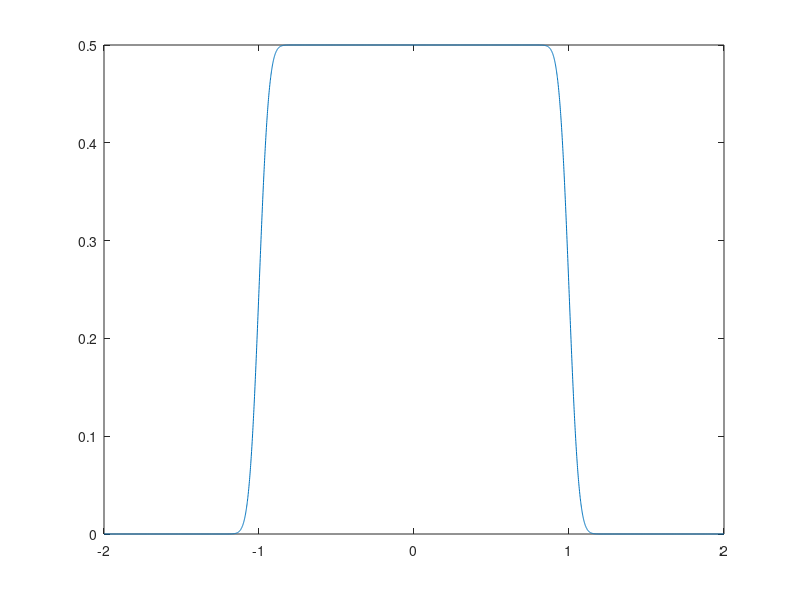

The MATLAB source for this figure:
%{
samples = 1e6;
sig = -1 + 2*rand(1,samples) + normrnd(0,sqrt(0.05),[1,samples]);
histogram(sig, 'Normalization', 'pdf')
%}

%{
Vref = 1;
mu = 0;
sigma = 0.3;
sig = [0:0.001:Vref];
error = 1 - cdf('Normal', -sig,mu, sigma);
error = [fliplr(error) error];
x = [fliplr(-sig) sig];
plot(x,error)
%}

%input
Vref = 1;
sig = [-2:.001:2];
mu = 0;
sigma = 0.05;
pdf = (1/2*Vref)*(cdf('Normal', sig+Vref,mu, sigma) - cdf('Normal', sig-Vref,mu, sigma) );
plot(sig,pdf)
